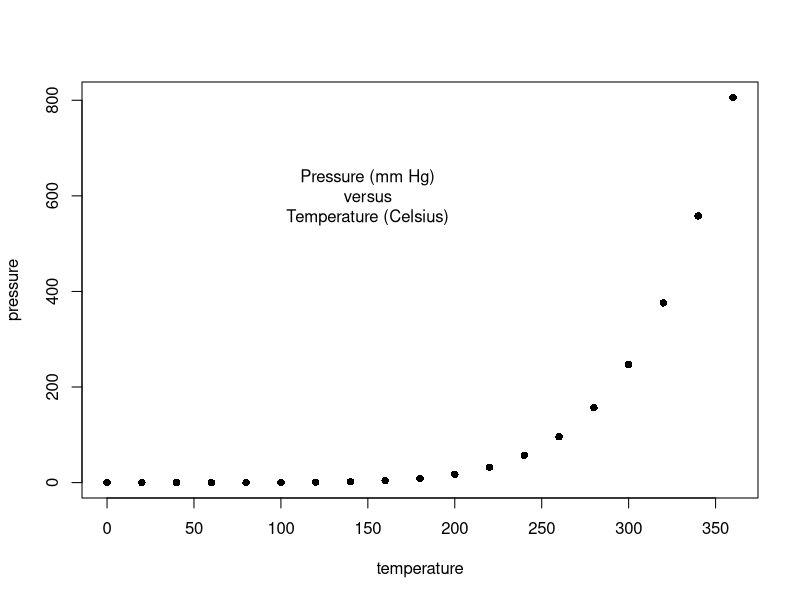
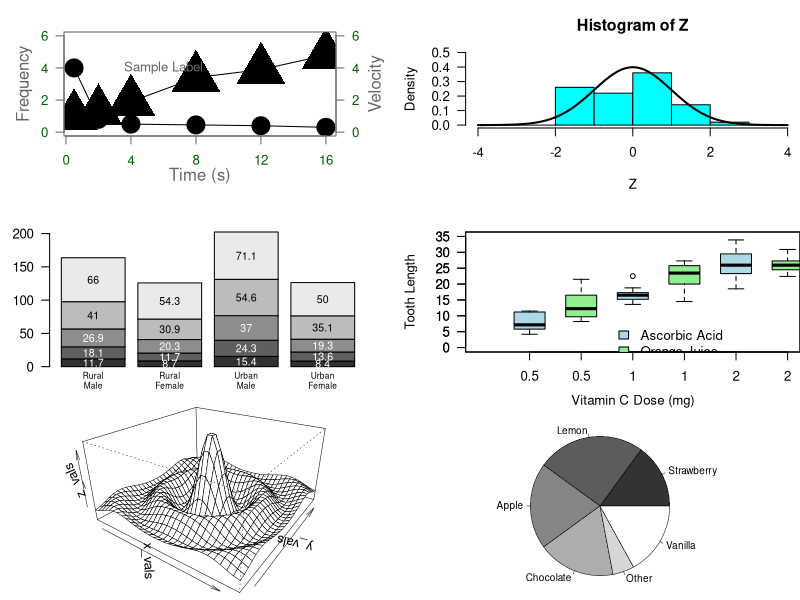
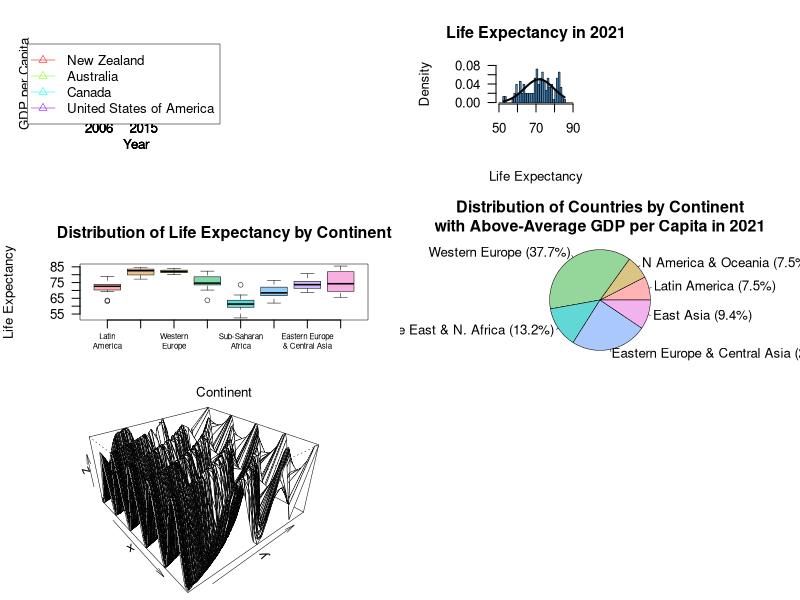

Write the R code that produced these figures, in order.
## ---- chunk 1
plot(pressure, pch=16)
text(150, 600, 
     "Pressure (mm Hg)\nversus\nTemperature (Celsius)")

par(mfrow=c(3, 2))
new_x <- c(0.5, 2, 4, 8, 12, 16)
new_y1 <- c(1, 1.3, 1.9, 3.4, 3.9, 4.8)
new_y2 <- c(4, .8, .5, .45, .4, .3)

## ---- chunk 2

par(las=1, mar=c(4, 4, 2, 4), cex=0.8) 
plot.new()
plot.window(range(new_x), c(0, 6))
lines(new_x, new_y1)
lines(new_x, new_y2)
points(new_x, new_y1, pch=17, cex=6)  # Increased point size with a different shape
points(new_x, new_y2, pch=19, bg="green", cex=3)  # Different background color and size
par(col="purple", fg="gray40", col.axis="darkgreen")
axis(1, at=seq(0, 16, 4)) # X-axis, min, max, gap
axis(2, at=seq(0, 6, 2))
axis(4, at=seq(0, 6, 2))
box(bty="o")  # Changed box type
mtext("Time (s)", side=1, line=2, cex=1)
mtext("Frequency", side=2, line=2, las=0, cex=1)
mtext("Velocity", side=4, line=2, las=0, cex=1)
text(6, 4, "Sample Label")
par(mar=c(5.1, 4.1, 4.1, 2.1), col="black", fg="black", col.axis="black")

## ---- chunk 3
Z <- rnorm(50)
# Ensure no Z exceeds [-4, 4]
Z[Z < -4 | Z > 4] <- NA # Selection/set range
x_vals <- seq(-4, 4, .1) 
density_vals <- dnorm(x_vals)
par(mar=c(4.5, 4.1, 3.1, 0))
hist(Z, breaks=seq(-4, 4), ylim=c(0, 0.5), 
     col="cyan", freq=FALSE)
lines(x_vals, dnorm(x_vals), lwd=2)

## ---- chunk 4
par(mar=c(2, 3.1, 2, 2.1))
mid_points <- barplot(VADeaths, 
                     col=gray(0.1 + seq(1, 9, 2)/11), 
                     names=rep("", 4))
mtext(sub(" ", "\n", colnames(VADeaths)),
      at=mid_points, side=1, line=0.5, cex=0.5)
text(rep(mid_points, each=5), apply(VADeaths, 2, cumsum) - VADeaths/2,
     VADeaths, 
     col=rep(c("white", "black"), times=3:2), 
     cex=0.8)

par(mar=c(5.1, 4.1, 4.1, 2.1))

## ---- chunk 5
par(mar=c(3, 4.1, 2, 0))
boxplot(len ~ dose, data = ToothGrowth,
        boxwex = 0.3, at = 1:3 - 0.25,
        subset = supp == "VC", col = "lightblue",
        xlab = "",
        ylab = "Tooth Length", ylim = c(0, 35))
mtext("Vitamin C Dose (mg)", side = 1, line = 2.5, cex = 0.8)
boxplot(len ~ dose, data = ToothGrowth, add = TRUE,
        boxwex = 0.3, at = 1:3 + 0.25,
        subset = supp == "OJ", col = "lightgreen")
legend(1.5, 9, c("Ascorbic Acid", "Orange Juice"), 
       fill = c("lightblue", "lightgreen"), 
       bty = "n")

par(mar=c(5.1, 4.1, 4.1, 2.1))

## ---- chunk 6
x_vals <- seq(-12, 12, length = 30)
y_vals <- x_vals
f <- function(x, y) { r <- sqrt(x^2 + y^2); 12 * sin(r) / r }
z_vals <- outer(x_vals, y_vals, f)
z_vals[is.na(z_vals)] <- 1
# Adjusting for z-axis label visibility
par(mar = c(0, 0.5, 0, 0), lwd = 0.5)
persp(x_vals, y_vals, z_vals, theta = 35, phi = 25, 
      expand = 0.5)

## ---- chunk 7
par(mar=c(0, 2, 1, 2), xpd=FALSE, cex=0.6)
pie_sales <- c(0.15, 0.25, 0.2, 0.18, 0.05, 0.17)
names(pie_sales) <- c("Strawberry", "Lemon", "Apple", "Chocolate", "Other", "Vanilla")
pie(pie_sales, col = gray(seq(0.2, 1.0, length=6)))


## ---- chunk 8
library(readxl)
library(tidyverse)
hpi_data <- read_excel("HPI_2024_public_dataset.xlsx", sheet = "All Data", skip = 1)
colnames(hpi_data) <- gsub(" ", "_", colnames(hpi_data))
colnames(hpi_data) <- tolower(colnames(hpi_data))
attach(hpi_data)
region <- as.factor(continent)
continent_labels <- c("1" = "Latin America", "2" = "North America & Oceania", "3" = "Western Europe", "4" = "Middle East & North Africa", "5" = "Sub-Saharan Africa", "6" = "South Asia", "7" = "Eastern Europe & Central Asia", "8" = "East Asia")

## ---- chunk 9
## Test the plot(), points(), lines()
hpi_data_subset <- hpi_data %>% filter(continent == "2")
attach(hpi_data_subset)
countries_list <- unique(country)
par(las = 1, mar = c(6, 6, 4, 14), cex = 0.8, mgp = c(4, 1, 0))  # Adjust the gap between axis
plot(year[country == countries_list[1]], gdp_per_capita[country == countries_list[1]], type = "n", xlab = "", ylab = "GDP per Capita", xlim = c(2006, 2021), ylim = range(gdp_per_capita), xaxt = "n", yaxt = "n")  # Remove default axis
colors <- rainbow(length(countries_list))

for (i in seq_along(countries_list)) {
  country_data <- hpi_data_subset[country == countries_list[i], ]
  lines(country_data$year, country_data$gdp_per_capita, col = colors[i], lwd = 2)
  points(country_data$year, country_data$gdp_per_capita, col = colors[i], pch = 2, bg = "yellow")
  axis(1, at = seq(2006, 2021, 3))
  axis(2, at = seq(40000, 60000, 5000))
  box(bty = "u")
  mtext("Year", side = 1, line = 2, cex = 0.8)
}
legend("right", legend = countries_list, col = colors, lty = 1, pch = 2, xpd = TRUE, inset = c(-0.55, 0))

## ---- chunk 10
hpi_data_2021 <- hpi_data %>% filter(year == "2021", !is.na(lifeexp))
attach(hpi_data_2021)
mean <- mean(lifeexp)
sd <- sd(lifeexp)
x <- seq(min(lifeexp), max(lifeexp), .1)
dn <- dnorm(x, mean = mean, sd = sd) # Because data is not normally distributed, what need to input the mean and sd to get the line
hist(lifeexp, breaks=seq(50, 90), ylim=c(0, 0.08), 
     col="steelblue", freq=FALSE, main = "Life Expectancy in 2021", xlab="Life Expectancy")
lines(x, dn, lwd=2)
par(mar=c(5.1, 4.1, 4.1, 2.1))
## ---- chunk 11
continent_names2 <- c("Latin\nAmerica", "N America\n& Oceania", "Western\nEurope", "MiddleEast\n& N. Africa", "Sub-Saharan\nAfrica", "South\nAsia", "Eastern Europe\n& Central Asia", "East\nAsia")

par(mar = c(5, 5, 4, 2))
boxplot(lifeexp ~ continent, data = hpi_data_2021,
        col = hcl.colors(length(unique(hpi_data_2021$continent)), palette = "Set3"), # See hcl.colors for more option
        xaxt = "n",
        xlab = "Continent",
        ylab = "Life Expectancy",
        main = "Distribution of Life Expectancy by Continent")
axis(1, at = 1:8, labels = continent_names2, cex.axis=0.6) 

## ---- chunk 12
attach(hpi_data_2021)
gdp_mean <- mean(gdp_per_capita, na.rm=TRUE)
hpi_data_2021_above <- hpi_data_2021 %>%  filter(gdp_per_capita > gdp_mean)%>% group_by(continent) %>% summarise(country_count = n())
hpi_data_2021_above

hpi_data_2021_above$continent <- as.factor(hpi_data_2021_above$continent)
hpi_data_2021_above$continent_names <- c("1" = "Latin America", "2" = "N America & Oceania", "3" = "Western Europe", "4" = "Middle East & N. Africa", "7" = "Eastern Europe & Central Asia", "8" = "East Asia")
hpi_data_2021_above$percentage <- round((hpi_data_2021_above$country_count / sum(hpi_data_2021_above$country_count)) * 100, 1)
labels <- paste(hpi_data_2021_above$continent_names, " (", hpi_data_2021_above$percentage, "%)", sep = "")
par(mar = c(2, 2, 2, 2)) # Adjust margin to increase pie size
pie(hpi_data_2021_above$country_count, labels = labels, col = hcl.colors(n = nrow(hpi_data_2021_above), palette = "Set3"), 
    main = "Distribution of Countries by Continent\nwith Above-Average GDP per Capita in 2021")
## ---- chunk 13
attach(hpi_data_2021)
x <- sort(unique(na.omit(lifeexp))) # Need to sort x and y so that they are in increasing order, and must be unique to generate f (the distance between x and y)
y <- sort(unique(na.omit(cov_adj_footprint)))
f <- function(x,y) { r <- sqrt(x^2+y^2); 10 * sin(r)/r }
z <- outer(x, y, f)
z[is.na(z)] <- 1
z <- outer(x, y, function(x, y) sin(sqrt(x^2 + y^2)))
par(mar=c(0, 0.5, 0, 0), lwd=0.5)
persp(x, y, z, theta = 50, phi = 30, 
      expand = 0.5)

